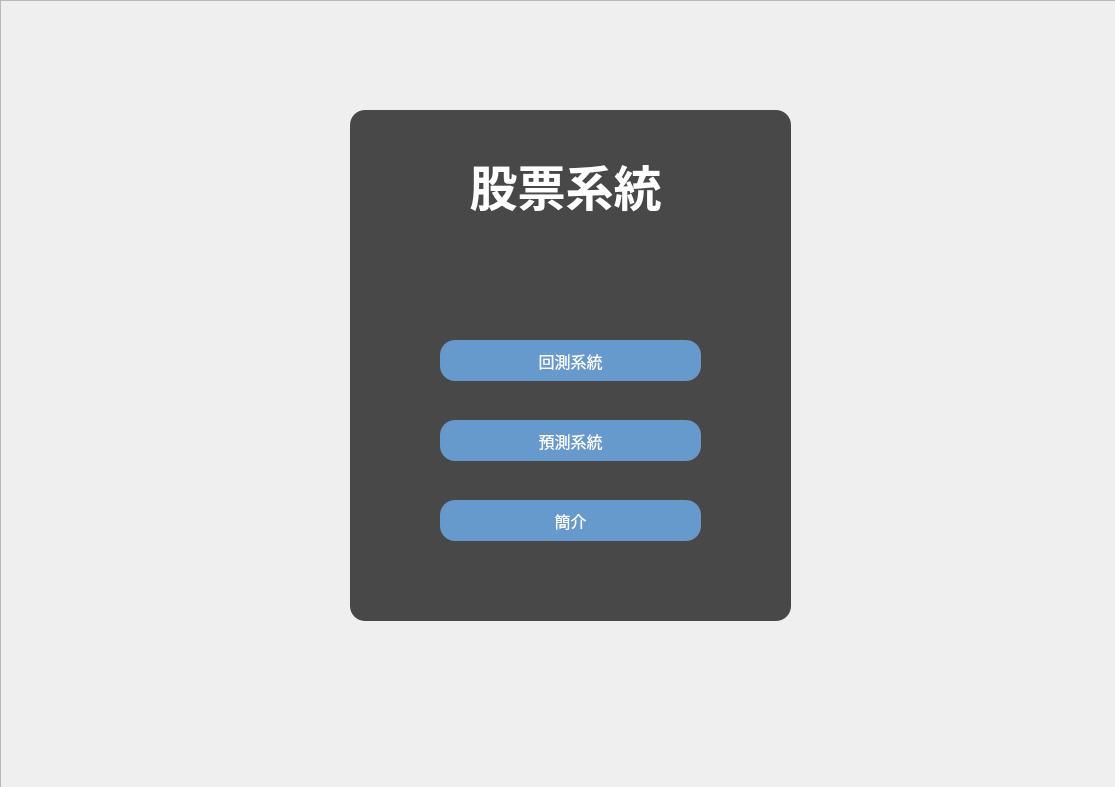
<?xml version="1.0" encoding="UTF-8"?>
<ui version="4.0">
 <class>MainWindow</class>
 <widget class="QMainWindow" name="MainWindow">
  <property name="geometry">
   <rect>
    <x>0</x>
    <y>0</y>
    <width>1115</width>
    <height>787</height>
   </rect>
  </property>
  <property name="windowTitle">
   <string>MainWindow</string>
  </property>
  <widget class="QWidget" name="centralwidget">
   <widget class="QLabel" name="title">
    <property name="geometry">
     <rect>
      <x>350</x>
      <y>150</y>
      <width>431</width>
      <height>71</height>
     </rect>
    </property>
    <property name="font">
     <font>
      <family>微軟正黑體</family>
      <pointsize>36</pointsize>
      <weight>75</weight>
      <bold>true</bold>
     </font>
    </property>
    <property name="cursor">
     <cursorShape>ArrowCursor</cursorShape>
    </property>
    <property name="focusPolicy">
     <enum>Qt::ClickFocus</enum>
    </property>
    <property name="contextMenuPolicy">
     <enum>Qt::DefaultContextMenu</enum>
    </property>
    <property name="autoFillBackground">
     <bool>false</bool>
    </property>
    <property name="styleSheet">
     <string notr="true">color: white
</string>
    </property>
    <property name="text">
     <string>股票系統</string>
    </property>
    <property name="alignment">
     <set>Qt::AlignCenter</set>
    </property>
   </widget>
   <widget class="QPushButton" name="backtest_ui_Btn">
    <property name="geometry">
     <rect>
      <x>440</x>
      <y>340</y>
      <width>261</width>
      <height>41</height>
     </rect>
    </property>
    <property name="font">
     <font>
      <family>微軟正黑體</family>
      <pointsize>12</pointsize>
     </font>
    </property>
    <property name="cursor">
     <cursorShape>PointingHandCursor</cursorShape>
    </property>
    <property name="styleSheet">
     <string notr="true">QPushButton{
background:#6699CC;
color:#fff;
border-radius:15px;
}
QPushButton:hover{
border:2px solid #DEF748;
background:#66A6FF;
}</string>
    </property>
    <property name="text">
     <string>回測系統</string>
    </property>
   </widget>
   <widget class="QPushButton" name="prediction_ui_btn">
    <property name="geometry">
     <rect>
      <x>440</x>
      <y>420</y>
      <width>261</width>
      <height>41</height>
     </rect>
    </property>
    <property name="font">
     <font>
      <family>微軟正黑體</family>
      <pointsize>12</pointsize>
     </font>
    </property>
    <property name="cursor">
     <cursorShape>PointingHandCursor</cursorShape>
    </property>
    <property name="styleSheet">
     <string notr="true">QPushButton{
background:#6699CC;
color:#fff;
border-radius:15px;
}
QPushButton:hover{
border:2px solid #DEF748;
background:#66A6FF;
}</string>
    </property>
    <property name="text">
     <string>預測系統</string>
    </property>
   </widget>
   <widget class="QPushButton" name="descripe_ui_btn">
    <property name="geometry">
     <rect>
      <x>440</x>
      <y>500</y>
      <width>261</width>
      <height>41</height>
     </rect>
    </property>
    <property name="font">
     <font>
      <family>微軟正黑體</family>
      <pointsize>12</pointsize>
     </font>
    </property>
    <property name="cursor">
     <cursorShape>PointingHandCursor</cursorShape>
    </property>
    <property name="styleSheet">
     <string notr="true">QPushButton{
background:#6699CC;
color:#fff;
border-radius:15px;
}
QPushButton:hover{
border:2px solid #DEF748;
background:#66A6FF;
}</string>
    </property>
    <property name="text">
     <string>簡介</string>
    </property>
   </widget>
   <widget class="QFrame" name="frame">
    <property name="geometry">
     <rect>
      <x>350</x>
      <y>110</y>
      <width>441</width>
      <height>511</height>
     </rect>
    </property>
    <property name="styleSheet">
     <string notr="true">background:rgba(0,0,0,0.7);
border-radius:15px;</string>
    </property>
    <property name="frameShape">
     <enum>QFrame::StyledPanel</enum>
    </property>
    <property name="frameShadow">
     <enum>QFrame::Raised</enum>
    </property>
   </widget>
   <widget class="QFrame" name="frame_2">
    <property name="geometry">
     <rect>
      <x>0</x>
      <y>0</y>
      <width>1121</width>
      <height>791</height>
     </rect>
    </property>
    <property name="styleSheet">
     <string notr="true">border-image: url(&quot;homeimage.jpeg&quot;);
</string>
    </property>
    <property name="frameShape">
     <enum>QFrame::StyledPanel</enum>
    </property>
    <property name="frameShadow">
     <enum>QFrame::Raised</enum>
    </property>
   </widget>
   <zorder>frame_2</zorder>
   <zorder>frame</zorder>
   <zorder>backtest_ui_Btn</zorder>
   <zorder>prediction_ui_btn</zorder>
   <zorder>descripe_ui_btn</zorder>
   <zorder>title</zorder>
  </widget>
 </widget>
 <resources>
  <include location="resorce.qrc"/>
 </resources>
 <connections/>
</ui>
